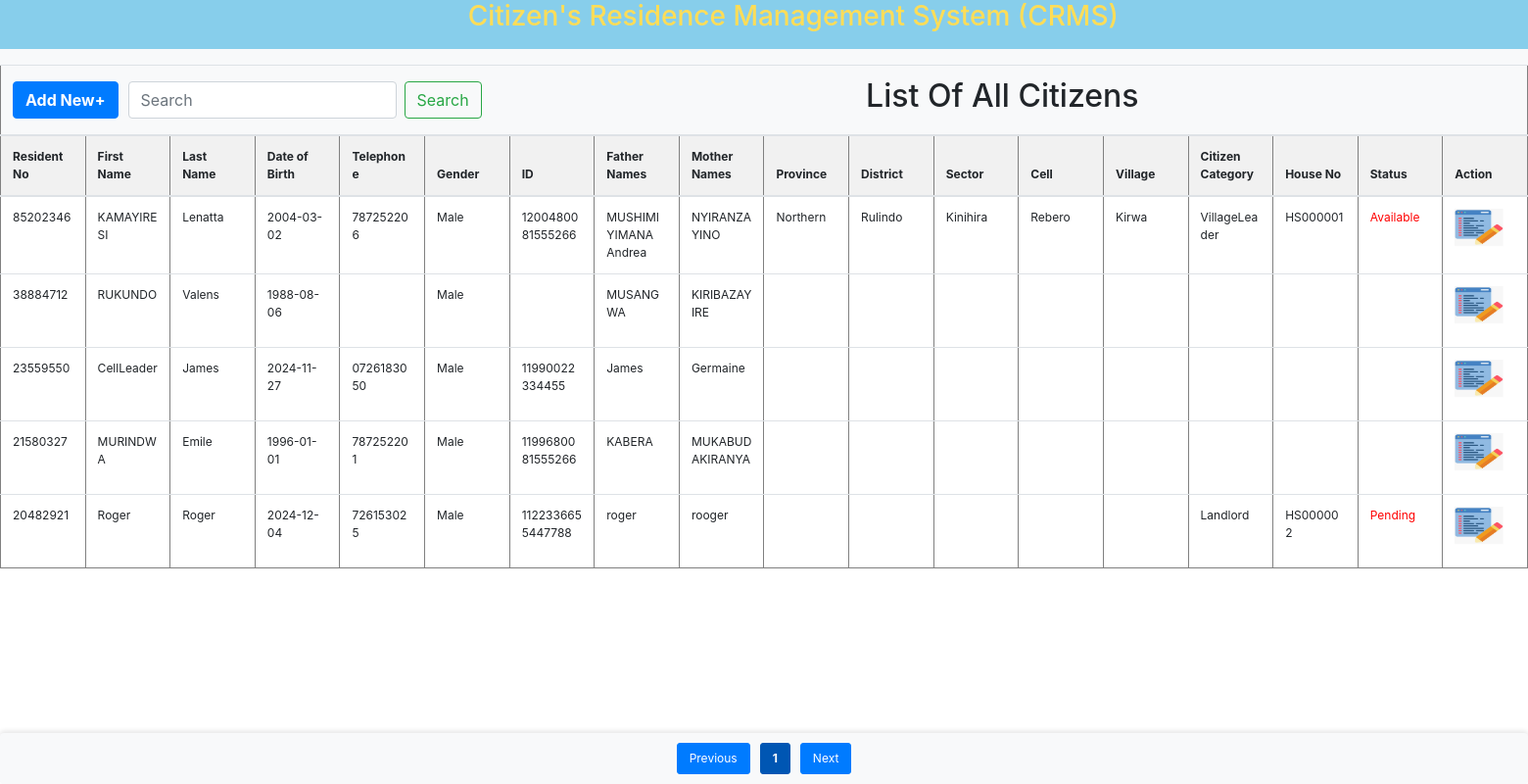
/Report.php (signed in), run on an earlier commit of the app's database.
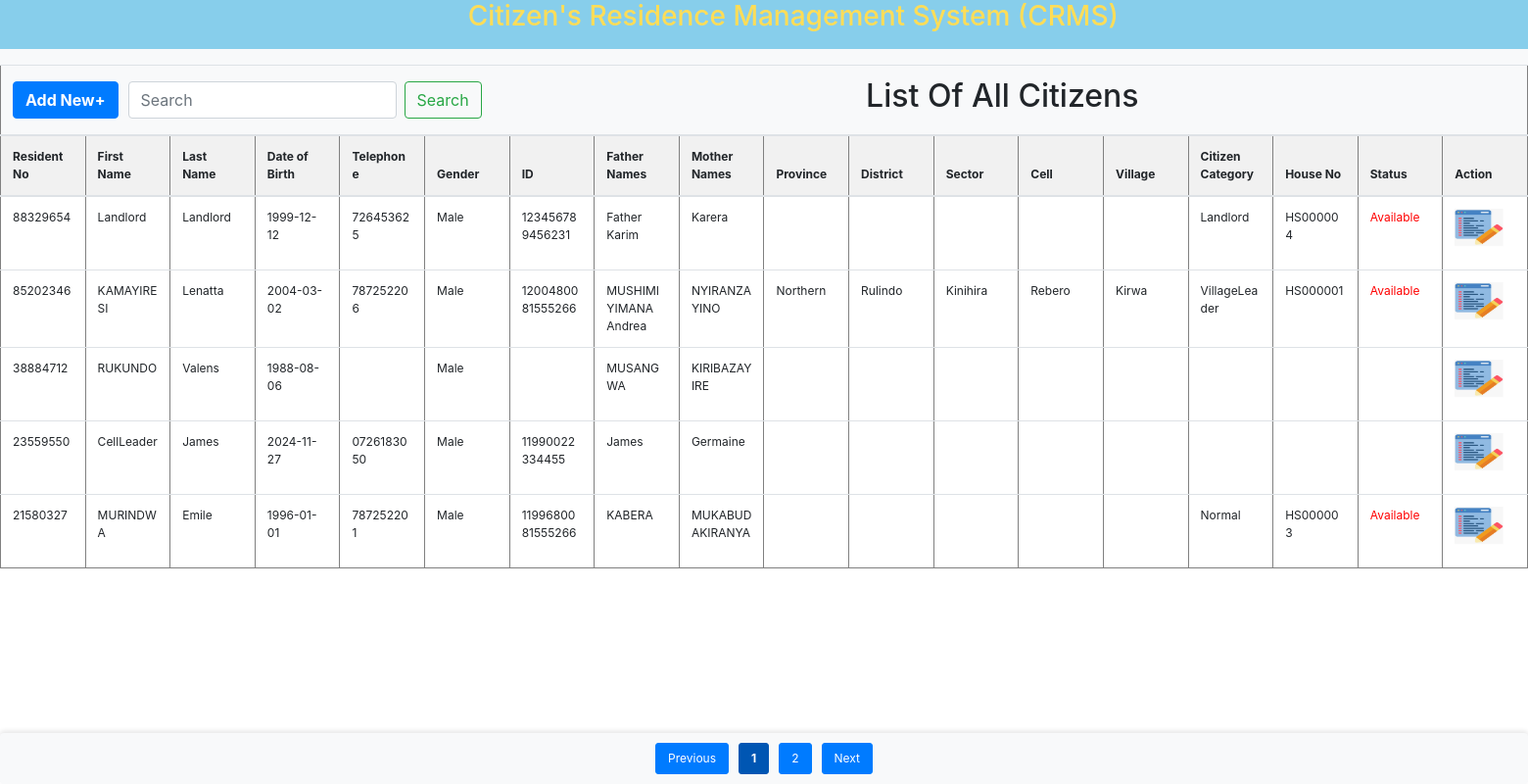
And on a later commit of the database.
### tables this page shows
CREATE TABLE `resident` (
  `Identifier` varchar(8) DEFAULT NULL,
  `Firstname` varchar(20) DEFAULT NULL,
  `Lastname` varchar(20) DEFAULT NULL,
  `DoB` date DEFAULT NULL,
  `Telephone` varchar(10) DEFAULT NULL,
  `Gender` varchar(6) DEFAULT NULL,
  `ID` bigint DEFAULT NULL,
  `FatherNames` varchar(20) DEFAULT NULL,
  `MotherNames` varchar(20) DEFAULT NULL,
  `Province` varchar(20) DEFAULT NULL,
  `District` varchar(20) DEFAULT NULL,
  `Sector` varchar(20) DEFAULT NULL,
  `Cell` varchar(20) DEFAULT NULL,
  `Village` varchar(20) DEFAULT NULL,
  `Citizen_Category` varchar(20) DEFAULT NULL,
  `HouseNo` varchar(30) DEFAULT NULL,
  `Password` varchar(255) DEFAULT '',
  `Status` varchar(9) DEFAULT NULL,
  `RegDate` datetime DEFAULT CURRENT_TIMESTAMP
);

### Report.php (the view, shortened to what the changed rows need)
<!DOCTYPE html>
<html lang="en">
<head>
    <link rel="stylesheet" href="bootstrap/bootstrap.css">
    <link rel="stylesheet" href="css/style.css">
</head>
<body>
<?php
$conn = new mysqli('localhost', 'super', '', 'crms');
$records_per_page = 5;
$page = isset($_GET['page']) ? (int)$_GET['page'] : 1;
$offset = ($page - 1) * $records_per_page;
$search_query = isset($_GET['search']) ? $conn->real_escape_string($_GET['search']) : '';
$sql = "SELECT Identifier, Firstname, Lastname, DoB, Telephone, Gender, ID, FatherNames, MotherNames, Province, District, Sector, Cell, Village, citizen_category, HouseNo, Status
        FROM resident
        WHERE CONCAT_WS(' ', Firstname, Lastname, DoB, Telephone, Gender, ID, FatherNames, MotherNames, Province, District, Sector, Cell, Village, citizen_category, HouseNo, Status) LIKE ?
        ORDER BY Identifier DESC
        LIMIT ? OFFSET ?";
$stmt = $conn->prepare($sql);
$search_param = "%$search_query%";
$stmt->bind_param("sii", $search_param, $records_per_page, $offset);
$stmt->execute();
$result = $stmt->get_result();
$total_sql = "SELECT COUNT(*) as total FROM resident WHERE CONCAT_WS(' ', Firstname, Lastname, ID, FatherNames, MotherNames, Province, District, Sector, Cell, Village, citizen_category, HouseNo, Status) LIKE ?";
$total_stmt = $conn->prepare($total_sql);
$total_stmt->bind_param("s", $search_param);
$total_stmt->execute();
$total_result = $total_stmt->get_result();
$total_row = $total_result->fetch_assoc();
$total_records = $total_row['total'];
$total_pages = ceil($total_records / $records_per_page);
if ($result->num_rows > 0) {
    echo "<div class='table-container'>";
    echo "<table border='1' class='table table-striped'>";
    echo "<thead>";
    echo "<tr>
            <th colspan='18' style='background-color: #f8f9fa; text-align: left;'>
                <div style='display: flex; align-items: center;'>
                    <div style='margin-right: 10px;'>
                        <a class='small' href='addResident.php'>
                            <button class='btn btn-primary'><b>Add New+</b></button>
                        </a>
                    </div>
                    <div style='margin-right: 8px;'>
                        <form class='form-inline my-2 my-lg-0' method='GET' action=''>
                            <input class='form-control mr-sm-2' type='search' name='search' placeholder='Search' value='" . htmlspecialchars($search_query) . "'>
                            <button class='btn btn-outline-success my-2 my-sm-0' type='submit'>Search</button>
                        </form>
                    </div>
                    <div style='flex: 1; text-align: center; font-size: 18px;'>
                        <h2 class='text-center'>List Of All Citizens</h2>
                    </div>
                </div>
            </th>
          </tr>";
    echo "<tr>
            <th>Resident No</th>
            <th>First Name</th>
            <th>Last Name</th>
            <th>Date of Birth</th>
            <th>Telephone</th>
            <th>Gender</th>
            <th>ID</th>
            <th>Father Names</th>
            <th>Mother Names</th>
            <th>Province</th>
            <th>District</th>
            <th>Sector</th>
            <th>Cell</th>
            <th>Village</th>
            <th>Citizen Category</th>
            <th>House No</th>
            <th>Status</th>
            <th>Action</th>
          </tr>";
    echo "</thead>";
    echo "<tbody>";
    while ($row = $result->fetch_assoc()) {
        echo "<tr>
                <td>" . htmlspecialchars($row["Identifier"]) . "</td>
                <td>" . htmlspecialchars($row["Firstname"]) . "</td>
                <td>" . htmlspecialchars($row["Lastname"]) . "</td>
                <td>" . htmlspecialchars($row["DoB"]) . "</td>
                <td>" . htmlspecialchars($row["Telephone"]) . "</td>
                <td>" . htmlspecialchars($row["Gender"]) . "</td>
                <td>" . htmlspecialchars($row["ID"]) . "</td>
                <td>" . htmlspecialchars($row["FatherNames"]) . "</td>
                <td>" . htmlspecialchars($row["MotherNames"]) . "</td>
                <td>" . htmlspecialchars($row["Province"]) . "</td>
                <td>" . htmlspecialchars($row["District"]) . "</td>
                <td>" . htmlspecialchars($row["Sector"]) . "</td>
                <td>" . htmlspecialchars($row["Cell"]) . "</td>
                <td>" . htmlspecialchars($row["Village"]) . "</td>
                <td>" . htmlspecialchars($row["citizen_category"]) . "</td>
                <td>" . htmlspecialchars($row["HouseNo"]) . "</td>
                <td style='color: red;'>" . htmlspecialchars($row["Status"]) . "</td>
                <td><a href='updateResident.php?identifier=" . htmlspecialchars($row["Identifier"]) . "' style='color: red;'>
                    <img src='images/edit.jpg' width='50px' height='50px'></a>
                </td>
              </tr>";
    }
    echo "</tbody>";
    echo "</table>";
    echo "<div class='pagination'>";
    if ($page > 1) {
        echo "<a href='?page=" . ($page - 1) . "&search=" . urlencode($search_query) . "'>Previous</a>";
    } else {
        echo "<span class='disabled'>Previous</span>";
    }
    for ($i = 1; $i <= $total_pages; $i++) {
        if ($i == $page) {
            echo "<span class='current'>$i</span>";
        } else {
            echo "<a href='?page=$i&search=" . urlencode($search_query) . "'>$i</a>";
        }
    }
    if ($page < $total_pages) {
        echo "<a href='?page=" . ($page + 1) . "&search=" . urlencode($search_query) . "'>Next</a>";
    } else {
        echo "<span class='disabled'>Next</span>";
    }
    echo "</div>";
} else {
    echo "<div>No results found for the search query.</div>";
}
?>
</body>
</html>

What changed in the data, as far as the page shows it:
removed resident: Identifier "21580327", Firstname "MURINDWA", Lastname "Emile", DoB "1996-01-01", Telephone "787252201", Gender "Male", ID "1199680081555266", FatherNames "KABERA", MotherNames "MUKABUDAKIRANYA"
removed resident: Identifier "20482921", Firstname "Roger", Lastname "Roger", DoB "2024-12-04", Telephone "726153025", Gender "Male", ID "1122336655447788", FatherNames "roger", MotherNames "rooger", Citizen_Category "Landlord", HouseNo "HS000002", Status "Pending"
added resident: Identifier "88329654", Firstname "Landlord", Lastname "Landlord", DoB "1999-12-12", Telephone "726453625", Gender "Male", ID "123456789456231", FatherNames "Father Karim", MotherNames "Karera", Citizen_Category "Landlord", HouseNo "HS000004", Status "Available"
added resident: Identifier "21580327", Firstname "MURINDWA", Lastname "Emile", DoB "1996-01-01", Telephone "787252201", Gender "Male", ID "1199680081555266", FatherNames "KABERA", MotherNames "MUKABUDAKIRANYA", Citizen_Category "Normal", HouseNo "HS000003", Status "Available"
Also different on the page:
new list line: "2"
